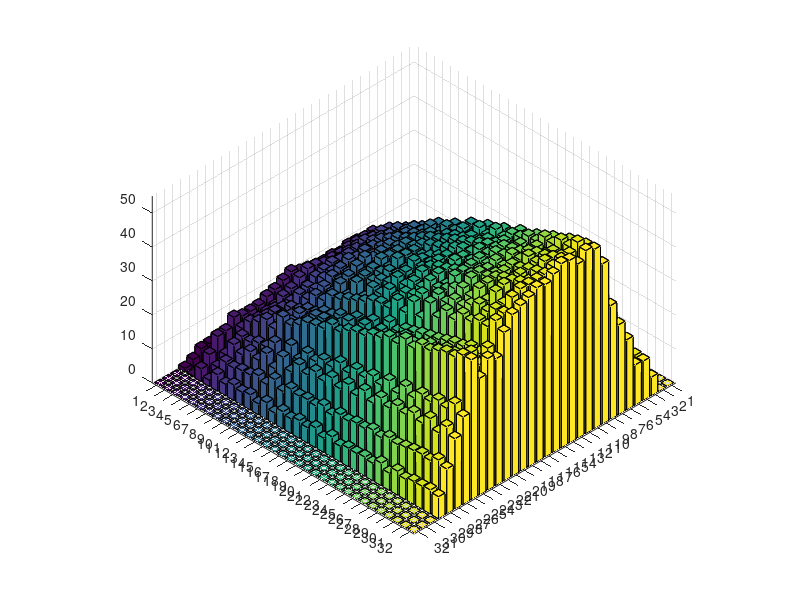

Source code (MATLAB): (Note: this script raises an error after producing the figure.)
clc
clear
close all
origin = [
0 0 0 0 0 0 0 0 0 0 0 0 0 0 0 0 0 0 0 0 0 0 0 0 0 0 0 0 0 0 0 0 
0 0 0 0 0 0 0 0 0 0 0 0 0 0 0 0 0 0 0 0 0 0 0 0 0 0 0 0 0 0 0 0 
0.557042 1.23628 1.49167 2.45812 4.49232 6.28263 6.82341 7.07875 8.70654 11.187 12.1749 11.052 10.5546 13.3412 17.8806 19.875 17.9876 16.0436 18.0845 22.72 24.8248 22.6854 20.6923 23.3753 28.7577 30.5648 26.8107 23.007 25.0793 31.2728 34.2411 30.881 
2.22817 3.90077 6.78598 14.2096 17.9253 20.1277 27.4557 34.6974 36.2616 39.3596 47.918 55.8684 57.6131 58.6822 64.9589 73.0424 72.463 68.2645 79.0399 97.4776 95.4232 86.5436 100.655 115.214 102.034 99.4 124.553 130.896 116.95 126.982 143.294 136.1 
2.70563 2.9408 11.2869 15.3518 22.106 25.9895 27.5822 38.5825 41.6406 40.687 50.0101 49.451 57.9961 57.4653 63.4136 72.0336 76.2458 81.9209 85.6485 95.8236 93.7068 87.5151 103.337 105.236 115.572 114.38 119.583 144.487 124.596 126.582 135.671 142.01 
7.32113 7.59603 39.2978 37.4227 71.2145 69.8889 101.135 100.541 128.263 125.524 150.138 157.018 186.143 163.344 230.272 197.025 241.547 244.538 275.382 251.065 311.814 281.026 349.663 288.397 405.21 300.198 421.446 355.453 414.684 401.449 438.694 430.962 
11.2204 8.24889 74.925 59.3733 125.83 123.946 173.49 172.7 217.805 222.781 253.916 276.566 307.219 314.084 345.442 365.59 397.173 417.06 428.152 471.649 473.286 510.954 512.945 579.863 556.811 598.865 663.472 572.567 790.283 596.91 789.576 703.92 
17.2683 18.013 97.2999 88.7495 185.761 178.71 245.107 281.209 313.226 358.957 387.102 435.11 473.469 507.215 551.581 587.974 609.866 673.229 685.181 728.743 758.811 786.872 866.085 869.623 895.021 1016.31 943.368 1104.57 971.727 1180.78 1176.55 1125.89 
29.1254 33.6543 154.571 145.682 297.872 278.685 451.307 421.27 607.705 539.657 751.83 712.234 824.154 900.107 954.374 1040.72 1114.62 1198.07 1257.54 1340.34 1431.96 1532.95 1544.58 1719.8 1656.65 1906.37 1751.79 2083.4 2007.93 2108.34 2202.92 2230.49 
42.2556 39.7869 224.954 221.667 412.218 430.572 578.188 619.625 722.986 822.308 901.716 996.242 1140.61 1147.09 1321.7 1325.45 1553.29 1491.94 1721.69 1711.87 1879.89 1855.92 2074.84 2031.54 2218.58 2226.98 2434.18 2341.12 2641.07 2577.41 2777.98 2797.26 
44.3247 42.954 229.655 258.487 405.544 470.65 603.35 633.585 802.84 836.434 984.295 999.53 1202.37 1144.76 1387.96 1386.8 1551.38 1512.31 1815.18 1719.93 2008.65 1906.12 2126.1 2171.98 2342.51 2324.3 2593.12 2527.51 2789.63 2731.41 3025.48 2911.27 
43.5289 42.697 202.057 267.217 403.751 450.441 583.045 662.692 771.835 830.727 955.982 1032 1093.24 1239.68 1259.44 1404.27 1482.74 1545.43 1695.98 1688.01 1861.48 1873.83 2053.2 2020.81 2235.42 2175.51 2434.53 2352.17 2574.5 2570.83 2794.66 2642.64 
46.2345 43.7621 219.789 285.249 393.368 471.401 610.929 667.889 770.32 856.689 967.614 1033.44 1125.19 1235.44 1340.68 1404.54 1506.98 1600.27 1676.46 1782.35 1865.93 1970.55 2005.09 2176.49 2232.23 2288.16 2440.39 2521.21 2580.75 2684.28 2771.24 2899.54 
41.3007 37.2281 209.445 251.482 375.714 460.472 559.08 627.366 736.899 801.554 926.216 972.989 1124.97 1160.62 1295.95 1389.01 1455.17 1536.61 1648.86 1750.84 1777.49 1980.68 1973.28 2139.8 2189.4 2354.17 2340.63 2584.13 2524 2716.1 2699.34 2943.61 
42.2556 31.763 218.12 246.006 381.679 432.105 551.822 568.695 745.922 746.41 886.233 917.576 1069.6 1059.2 1264.38 1260.28 1352.53 1458.49 1568.92 1592.52 1776.87 1792.72 1983.29 1945.84 2185.28 2139.61 2328.23 2358.45 2468.32 2535.49 2604.37 2760.63 
45.9958 31.4138 235.764 251.747 378.052 436.404 539.498 585.045 711.02 727.601 861.619 872.122 1064.67 985.035 1277.73 1159.35 1387.92 1407.76 1574.2 1527.32 1810.71 1700.74 1933.97 1930.38 2075.27 2081.62 2269.03 2197.79 2464.33 2397.39 2584.02 2588.22 
47.9852 27.7595 252.021 228.615 411.151 396.046 565.885 561.413 763.04 688.675 959.589 855.197 1108.77 1023.4 1309.4 1182.59 1462.62 1412.96 1537.91 1645.39 1708.22 1795.31 1896.77 1936.5 2116.05 2119.38 2229.8 2345.87 2410.01 2504.44 2589.96 2633.46 
53.0782 21.8766 293.143 201.763 429.435 379.5 533.557 565.582 697.336 687.694 890.508 835.257 1012.06 1026.09 1146.68 1164.98 1327.42 1270.69 1540.97 1407.82 1722.53 1560.77 1896.86 1713.65 2095.74 1882.54 2221.81 2097.34 2445.66 2247.65 2602.65 2488.36 
49.4176 20.3684 253.941 194.189 381.733 334.605 503.29 545.846 642.555 647.148 796.796 779.77 963.92 956.071 1062.69 1099.56 1307.82 1237.73 1422.45 1390.33 1664.54 1584.15 1681.58 1822.69 1955.21 1846.5 2203.64 1999.22 2369.77 2162.4 2488.99 2388.12 
42.7331 15.4547 213.451 165.491 311.931 282.722 434.986 460.267 562.595 537.488 748.611 636.277 932.404 753.501 1011.75 981.056 1163.85 1092.76 1280.7 1332.69 1471.19 1343.25 1681.9 1590.39 1779.48 1732.62 1890.07 2033.99 1962.63 2149.45 2166.73 2267.3 
34.3775 12.8344 193.225 154.933 279.456 273.368 405.309 401.832 509.546 505.575 639.615 657.187 730.888 782.365 849.019 946.039 988.937 985.427 1230.01 1082.03 1399.64 1160.41 1587.9 1361.24 1632.73 1531.84 1773.25 1712.15 1857.67 1826.87 2098.89 1915.3 
26.2606 10.4214 159.204 145.164 209.171 260.133 310.505 331.565 393.02 405.237 474.377 493.786 560.926 549.062 660.984 648.903 759.46 695.153 903.412 821.818 933.339 970.536 1030.49 1068.58 1108.23 1166.63 1225.73 1255.31 1342.16 1307.57 1529.66 1398.1 
24.0324 9.24783 154.135 136.075 191.702 263.572 277.28 325.129 402.315 375.238 486.375 509.001 523.226 564.183 688.532 574.791 772.199 685.085 840.478 809.264 850.702 988.879 941.41 1000.93 1100.74 1086.12 1199.71 1204.82 1243.4 1432.94 1269.98 1509.72 
24.669 8.21394 154.609 128.469 174.063 223.309 279.107 254.862 358.497 349.429 401.315 457.072 454.443 524.069 558.956 551.858 613.267 642.922 674.749 658.294 827.877 696.003 889.35 827.72 964.764 905.087 1052.49 980.01 1139.47 1050.39 1189.3 1185.27 
25.9423 8.17989 180.093 133.492 218.444 262.979 336.533 286.871 473.419 431.271 496.757 593.132 619.213 645.233 778.15 738.357 837.374 899.657 919.29 1013.01 1050.29 1157.89 1124.45 1310.93 1220.52 1390.6 1368.99 1467.42 1544.14 1547.74 1695.74 1700.95 
18.5416 4.68188 117.609 64.3849 142.602 135.657 164.426 167.536 244.442 151.554 310.901 213.739 328.256 291.583 355.769 332.906 435.966 373.221 471.159 428.545 508.832 451.566 572.788 468.498 624.991 533.867 652.129 615.74 705.707 655.158 796.38 666.641 
17.6662 2.90182 112.093 43.0268 120.124 87.6349 136.309 110.791 192.069 116.967 242.916 160.241 258.914 212.795 284.674 240.601 319.439 258.072 350.428 282.411 385.141 302.795 411.771 350.529 431.314 386.616 460.374 396.498 509.743 392.834 525.191 432.773 
5.72958 0.917412 44.2203 18.5061 51.644 46.5456 55.205 57.6945 77.8071 57.6587 108.538 68.6427 107.946 94.6405 102.633 93.0391 121.105 93.9423 125.966 114.572 131.713 127.678 149.423 130.002 163.181 148.069 160.767 172.34 180.672 168.961 211.491 177.213 
1.35282 0.121583 14.5871 3.44075 23.6324 11.7005 21.2801 15.1243 20.6811 10.6979 25.047 11.169 26.3773 19.0085 28.1473 21.1272 35.102 17.9144 36.9512 21.9542 30.6612 28.7931 32.194 26.9513 44.6727 25.9711 50.1444 37.0472 46.3615 46.4834 50.6754 42.7088 
0 0 0 0 0 0 0 0 0 0 0 0 0 0 0 0 0 0 0 0 0 0 0 0 0 0 0 0 0 0 0 0 
0 0 0 0 0 0 0 0 0 0 0 0 0 0 0 0 0 0 0 0 0 0 0 0 0 0 0 0 0 0 0 0 
0 0 0 0 0 0 0 0 0 0 0 0 0 0 0 0 0 0 0 0 0 0 0 0 0 0 0 0 0 0 0 0 

];
origin = sqrt(origin);

phi_changed = [0 0 0 0 0 0 0 0 0 0 0 0 0 0 0 0 0 0 0 0 0 0 0 0 0 0 0 0 0 0 0 0 
0 0 0 0 0 0 0 0 0 0 0 0 0 0 0 0 0 0 0 0 0 0 0 0 0 0 0 0 0 0 0 0 
0.557042 1.23628 1.42786 2.41368 4.49827 6.30073 6.82681 6.89796 7.86364 9.43222 10.4587 11.1055 12.4909 14.3094 14.7926 13.6763 13.351 15.6473 18.9039 20.1684 19.4288 19.2835 20.6614 21.7335 21.8594 23.4855 27.7422 30.7109 28.1277 22.9757 23.4462 31.7042 
2.22817 3.90077 7.28866 11.8007 17.3776 18.9939 23.2611 29.0984 32.9219 34.6913 40.1675 46.4107 50.4624 52.7501 55.52 57.5046 61.1048 66.6101 71.3787 74.2462 78.6352 82.0692 81.8619 83.8912 94.1461 103.339 103.159 101.951 109.152 116.807 118.204 120.857 
2.70563 2.9408 8.77603 14.0441 17.5487 16.8374 27.6309 27.5745 32.4855 37.7686 44.194 43.3649 51.6012 52.5436 59.383 65.4004 69.7301 71.7336 81.7258 79.4576 86.1853 99.0527 99.2142 90.917 103.022 109.896 115.546 129.133 127.411 112.629 133.95 150.7 
7.32113 7.59603 25.4694 29.2375 43.0476 45.2097 69.8363 57.0098 82.4163 89.385 99.9234 94.8763 133.198 120.384 133.672 140.606 164.008 152.343 186.39 184.275 196.41 193.561 226.21 216.542 243.786 245.263 264.362 254.343 280.741 272.112 296.925 295.151 
11.2204 8.24889 39.2735 36.6845 64.3709 49.6312 88.4772 82.6918 118.697 90.037 134.457 136.087 162.79 134.974 192.592 176.846 208.627 200.219 243.499 221.566 263.918 247.783 295.187 279.19 304.636 287.576 338.134 303.902 355.521 367.134 399.259 367.032 
17.2683 18.013 66.5687 73.9166 108.559 115.656 168.539 168.611 207.66 193.074 275.384 257.348 292.658 313.724 347.526 328.509 407.038 385.908 454.605 447.13 475.763 497.386 547.099 532.754 615.368 590.469 653.239 646.873 664.351 689.417 746.408 710.246 
29.1254 33.6543 119.577 142.118 200.397 216.056 303.598 329.426 366.455 373.593 517.527 476.335 568.672 577.757 643.77 683.162 746.138 756.266 863.306 821.425 934.399 941.814 1028.65 1058.08 1103.06 1124.22 1216.83 1221.23 1340.33 1290.12 1403.8 1453.26 
42.2556 39.7869 180.616 185.686 306.839 301.633 427.585 434.131 497.291 495.71 694.466 648.345 802.627 766.108 918.433 924.22 1012.71 1020.45 1183.32 1149.63 1281.01 1272.55 1411.35 1370.31 1557.57 1539.54 1640.82 1658.49 1805.1 1773.56 1893.68 1895.04 
44.3247 42.954 184.213 221.365 343.019 357.473 473.641 494.477 601.937 638.075 761.477 708.035 915.232 901.103 1008.07 1039.45 1146.17 1163.06 1311.53 1317.59 1452.33 1425.6 1606.22 1604.27 1668.76 1754.83 1879.85 1792.24 2022.02 2048 2108.32 2157.51 
43.5289 42.697 186.544 244.739 348.733 373.858 495.056 508.409 670.322 660.71 731.833 801.276 941.616 897.283 1075.86 1107.19 1223.43 1225.95 1386.48 1391.99 1498.9 1529.55 1654.01 1673.18 1817.15 1844.67 1958.04 1941.51 2112.57 2073.73 2227.58 2342.44 
46.2345 43.7621 199.603 290.788 364.046 469.478 562.657 635.119 779.078 796.012 931.458 953.883 1112.61 1162.59 1253.41 1389.65 1437.72 1439.18 1686.37 1627.06 1747.16 1882.15 1940.94 2007.89 2154.4 2163.45 2276.78 2327.06 2480.9 2466.45 2661.13 2714.95 
41.3007 37.2281 180.136 238.096 326.209 412.027 469.973 530.431 663.36 627.34 769.137 805.399 930.856 920.59 1030.55 1149.76 1176.68 1203.29 1376.82 1373.23 1509.78 1534.04 1610.44 1697.41 1806.37 1802.44 1939.52 1950.44 2058.79 2133.73 2238.94 2246.15 
42.2556 31.763 206.299 226.158 361.005 396.8 459.391 528.628 618.361 609.148 762.01 777.849 939.98 851.652 1021.75 1123.64 1206.03 1119.7 1350.41 1359.26 1451.45 1508.48 1544.59 1663.56 1791.29 1639.96 1932.9 1886.66 2051.47 2000.36 2156.48 2220.36 
45.9958 31.4138 244.942 238.881 401.032 463.542 529.988 600.5 671.348 748.861 838.197 969.83 1022.38 1028.4 1196.42 1303.7 1348.23 1313.84 1669.32 1469.27 1725.87 1724.74 1800.04 1949.66 1961.48 2057.45 2189.87 2229.73 2303.5 2396.44 2547.23 2558.87 
47.9852 27.7595 275.094 234.861 449.509 425.255 561.991 611.111 693.607 775.073 944.497 953.123 1016.78 1134.66 1275.85 1386.73 1300.69 1538.15 1548.56 1623.28 1822.39 1753.53 1938.41 1937.69 2115.39 2159.04 2349.8 2198.18 2479.15 2533.42 2601.73 2637.92 
53.0782 21.8766 348.654 224.513 561.358 424.903 728.063 585.965 985.135 759.375 1228.94 947.614 1420.49 1178.68 1712.88 1273.64 1901.38 1609.69 2065.47 1807.12 2334.48 2015.48 2556.37 2293.07 2703.08 2600.73 2901.84 2794.63 3172.56 3019.32 3329.22 3284.89 
49.4176 20.3684 359.058 231.594 595.252 447.219 728.834 721.688 984.401 893.343 1220.36 1154.67 1442.26 1366.73 1678 1550.43 1896.18 1822.53 2043.3 2060.31 2306.78 2226.31 2579.78 2363.45 2796.09 2569.82 2955.69 2816.09 3174.07 2924.2 3495.08 3171.11 
42.7331 15.4547 349.416 216.919 566.181 457.557 728.346 691.996 906.245 913.189 1116.27 1101.03 1393.89 1258.98 1640.9 1445.07 1826.58 1792.79 1840.15 2107.43 2072.05 2265.91 2352.46 2406.81 2633.42 2576.29 2836.31 2915.51 2922.04 3196.86 3250.55 3326.37 
34.3775 12.8344 289.326 190.09 467.912 450.548 564.681 699.737 695.174 863.177 885.611 1003.15 1083.62 1164.92 1224.05 1316.62 1487.52 1391.5 1676.51 1615.29 1806.69 1868.33 1892.55 2090.89 2090.21 2157.75 2377.36 2230.53 2487.73 2496.4 2571.21 2587.76 
26.2606 10.4214 216.715 147.432 362.598 319.733 482.949 463.736 590.368 588.667 678.292 727.473 804.621 790.484 929.432 947.743 1031.38 1006.35 1207.97 1076.29 1354.28 1146.77 1446.94 1335.35 1473.11 1496.38 1568.13 1670.05 1646.16 1752.83 1827.83 1821.11 
24.0324 9.24783 202.275 141.271 346.662 297.622 512.412 448.908 632.097 606.378 775.243 774.871 863.511 940.42 1022.93 1104.19 1029.77 1396.83 1067.25 1516.81 1257.65 1533.35 1505.31 1508.53 1726.8 1620.9 1840.16 1775.75 1958.6 1946.44 2066.51 2095.49 
24.669 8.21394 229.944 136.437 423.556 339.264 623.365 519.05 850.742 661.619 1079.89 819.892 1243.56 1003.61 1460.59 1079.16 1695.63 1245.55 1823.03 1458 1928.47 1680.88 2022.1 1849 2187.37 1942.23 2325.33 2108.04 2437.37 2240.02 2618.25 2405.71 
25.9423 8.17989 237.286 144.012 429.556 327.673 655.49 553.44 744.869 911.564 809.572 1125.99 1057.05 1271.79 1241.92 1458.95 1528.38 1513.63 1855.67 1711.9 2017.86 2022.98 2201.08 2332.78 2329.77 2715.87 2461.75 2954.34 2742.08 3089.56 2977.42 3291.58 
18.5416 4.68188 191.979 107.847 348.794 256.739 597.379 299.293 830.44 488.491 868.107 736.561 986.711 840.544 1103.43 1049.56 1038.2 1290.66 1066.31 1369.32 1186.29 1474.75 1261.42 1591.02 1417.35 1646.29 1591.33 1759.17 1733.83 1861.51 1925.5 1956.07 
17.6662 2.90182 206.979 84.3267 402.269 306.177 571.469 520.444 816.745 676.822 1072.84 869.028 1284.16 1098.46 1489.9 1327.48 1699.21 1548.27 1900.6 1768.07 2076.69 1986.67 2259.65 2147.92 2496.11 2286.97 2683.51 2542.87 2761.9 2846.87 2903.62 3018.05 
5.72958 0.917412 65.2684 27.9713 114.728 112.844 124.961 219.326 136.46 301.207 172.988 338.365 245.183 333.626 335.069 341.988 393.725 405.494 423.738 496.665 457.076 594.573 491.437 690.872 539.928 755.618 613.534 806.629 671.976 881.1 716.292 943.654 
1.35282 0.121583 15.2681 3.36493 27.8481 11.2926 31.2851 15.265 31.2777 13.2019 27.3253 12.7641 20.955 13.1633 22.3586 11.7038 30.8925 15.2378 37.2742 24.2208 42.5585 30.5358 48.6859 35.426 50.5673 41.4821 51.6666 41.8563 57.8576 38.6099 60.666 42.4174 
0 0 0 0 0 0 0 0 0 0 0 0 0 0 0 0 0 0 0 0 0 0 0 0 0 0 0 0 0 0 0 0 
0 0 0 0 0 0 0 0 0 0 0 0 0 0 0 0 0 0 0 0 0 0 0 0 0 0 0 0 0 0 0 0 
0 0 0 0 0 0 0 0 0 0 0 0 0 0 0 0 0 0 0 0 0 0 0 0 0 0 0 0 0 0 0 0 
];
phi_changed = sqrt(phi_changed);

theta_changed = [0 0 0 0 0 0 0 0 0 0 0 0 0 0 0 0 0 0 0 0 0 0 0 0 0 0 0 0 0 0 0 0 
0 0 0 0 0 0 0 0 0 0 0 0 0 0 0 0 0 0 0 0 0 0 0 0 0 0 0 0 0 0 0 0 
0.557042 1.26512 1.75149 2.41966 3.23081 4.58396 7.09175 9.53625 10.1955 10.3608 11.31 12.3795 12.8434 13.9493 15.68 16.7 16.8074 17.6469 19.4892 20.6124 20.2344 20.1487 21.4515 22.7903 23.8051 26.1581 29.1306 29.6274 27.9341 27.3391 28.2794 28.9361 
2.22817 5.68893 8.22982 11.7032 16.2418 20.1534 23.415 26.7883 30.2174 33.7571 38.5207 43.415 45.5189 46.2921 51.5604 61.6864 69.1335 70.1496 70.7644 75.7375 80.7226 81.8419 83.5445 89.6496 96.2696 100.958 108.204 118.128 121.919 117.642 117.559 129.139 
2.70563 7.45488 10.9427 14.2612 18.2497 22.2867 25.5323 28.7176 33.7763 41.1238 48.7303 54.3682 58.5414 63.8385 71.3973 79.0915 84.014 86.0384 87.7658 91.1233 95.4799 99.8328 105.544 115.008 127.533 138.471 143.968 145.8 149.582 157.798 166.351 169.587 
7.32113 18.9913 26.8187 34.5801 45.6628 61.423 80.2956 96.7382 109.311 123.154 139.637 152.633 162.196 175.57 192.424 206.49 217.833 227.782 234.662 246.557 275.868 313.285 335.085 337.108 333.577 332.84 340.648 365.476 398.945 420.633 432.246 450.19 
11.2204 24.7075 43.5039 55.4045 84.1266 103.47 128.943 144.017 171.218 181.153 215.121 215.367 257.533 265.044 300.407 314.252 339.61 351.228 377.656 382.125 413.956 425.16 448.718 468.572 486.969 503.445 557.839 627.051 687.56 671.826 639.336 630.545 
17.2683 29.6193 86.3815 83.4658 161.722 158.73 234.477 242.331 325.172 298.314 402.165 387.826 472.189 483.82 561.274 568.742 639.323 656.419 733.763 746.082 825.118 822.012 907.243 902.381 1013.04 1011.69 1090.83 1069.09 1108.35 1160.64 1111.35 1195.87 
29.1254 43.4605 155.547 151.551 266.801 282.2 389.204 394.875 529.501 534.634 674.577 633.084 799.4 797.093 962.403 902.946 1134.56 1048.5 1264.76 1171.81 1421.22 1321.33 1505.68 1484.48 1673.66 1592.69 1790.82 1665.07 2002.28 1808.71 2057.7 1942.33 
42.2556 61.5795 213.17 215.128 380.739 362.471 569.549 521.587 753.112 700.775 883.492 909.332 1047.41 1071.7 1211.57 1254.24 1361.09 1479.69 1486.67 1658.06 1677.07 1800.72 1882.41 1960.31 2049.57 2125.35 2244.45 2327.04 2387.26 2446.97 2646.51 2605.49 
44.3247 67.1995 216.109 249.83 354.181 420.187 533.619 588.6 701.055 784.741 853.686 969.846 1084.02 1123.48 1319.59 1340.3 1490.25 1551.53 1693.4 1723.91 1860.97 1931.17 2009.28 2112.39 2221.59 2268.58 2419.38 2487.65 2602.55 2657.79 2785.48 2857.41 
43.5289 60.3661 222.035 236.005 362.005 391.955 537.181 585.43 703.351 733.008 930.02 861.273 1123.86 1118.9 1254.04 1330.1 1489.1 1484.46 1673.66 1697.73 1865.15 1850.15 2088.86 2041.05 2230.99 2253.88 2381.41 2460.2 2552.73 2674.52 2747.67 2823.1 
46.2345 64.4028 201.846 243.878 325.888 368.38 489.789 548.187 667.748 679.638 851.519 853.551 980.103 1051.73 1157.52 1203.77 1338.02 1377.05 1498.67 1535.28 1675.07 1734.87 1806.82 1900.89 1986.42 2043.78 2167.73 2170.72 2353.08 2376.35 2518.41 2580.84 
41.3007 62.3094 173.401 221.928 293.994 315.551 443.099 474.99 586.55 607.378 710.163 753.498 831.265 905.227 1008.3 1039.04 1174.61 1204.93 1325.13 1381.85 1487.79 1508.9 1615.76 1621.71 1801.93 1812.63 1911.32 1986.06 2070.92 2126.23 2249.39 2217.16 
42.2556 73.0795 174.317 238.051 304.567 349.103 465.64 485.298 600.086 668.515 721.603 801.909 895.674 926.97 1056.18 1110.43 1219.89 1283.49 1410.07 1468.37 1567.52 1637.2 1751.88 1773.57 1846.47 1934.37 1999.02 2047.42 2170.54 2201 2367.98 2409.51 
45.9958 88.294 178.67 265.074 326.418 387.694 495.133 545.049 631.561 718.926 807.409 881.77 950.607 999.007 1147.43 1197.15 1261.06 1392.36 1458.72 1530.95 1694.37 1760.15 1830.39 1937.05 2029.87 2098.81 2218.38 2276.11 2371.47 2467.47 2546.66 2627.36 
47.9852 98.3119 179.723 262.635 341.114 416.988 505.966 570.102 656.633 732.834 842.043 933.453 1034.51 1090.23 1158.04 1256.62 1316.04 1384.38 1541.32 1580.18 1608.67 1725.1 1859.84 1929.76 2030.45 2135.61 2260.76 2329.32 2421.74 2517.44 2599.51 2670.55 
53.0782 111.042 191.858 290.279 385.578 478.407 587.438 668.697 765.015 853.279 961.563 1055.27 1179.18 1296.58 1370.23 1455.79 1569.12 1632.45 1722.44 1828.47 1936.57 2048.88 2155.21 2228.71 2320.84 2430.29 2552.39 2642.67 2733.12 2837.97 2943.87 3029.88 
49.4176 107.39 189.027 276.16 360.175 429.606 533.111 611.471 688.063 764.484 877.83 949.108 1052.81 1156.39 1224.1 1313.09 1430.8 1483.64 1566.56 1660.04 1723.33 1784.03 1898.56 2025.66 2110.29 2167.87 2326.31 2458.08 2473.15 2549.34 2711.6 2778.6 
42.7331 93.8628 168.179 237.741 306.389 361.792 446.83 514.844 588.146 653.127 755.915 818.968 885.553 983.723 1060.75 1103.3 1205.11 1285.86 1334.46 1401.71 1491.45 1547.95 1585.24 1644.47 1753.25 1811.58 1846.33 1952.87 2069.22 2129.18 2208.77 2306.13 
34.3775 75.5919 130.296 181.385 236.278 262.678 325.077 388.312 457.898 500.311 572.633 643.321 712.783 771.749 849.483 902.489 977.67 1050.26 1099.07 1132.61 1205.92 1262.22 1295.94 1337.59 1422.09 1480.65 1500.91 1527.1 1596.13 1637.39 1669.3 1745.89 
26.2606 56.5486 97.5459 142.793 184.38 202.733 251.401 295.501 339.683 377.365 437.969 494.507 545.971 586.792 654.457 715.565 763.037 802.271 852.556 895.441 942.1 980.676 1019.25 1057.35 1099.58 1121.47 1145.2 1191.71 1255.78 1295.11 1324.94 1386.04 
24.0324 49.9112 86.8309 129.463 166.981 182.885 231.984 272.925 308.031 330.271 379.859 438.344 487.321 514.82 569.131 630.236 668.711 707.979 772.82 799.996 798.325 828.602 882.532 914.406 957.065 1019.91 1061.66 1083.43 1131.96 1198.11 1231.26 1237.6 
24.669 49.7242 85.278 138.339 195.417 215.852 256.958 313.085 356.159 368.181 402.656 467.017 529.353 562.71 595.433 636.352 667.635 691.995 738.292 789.877 832.61 881.869 935.102 971.496 1010.71 1075.11 1130.86 1149.49 1172.46 1226.88 1267.27 1275.18 
25.9423 51.9281 84.9109 135.66 200.786 226.435 264.208 306.946 358.74 397.942 440.942 472.971 502.907 543.511 600.987 642.395 676.956 733.442 806.053 847.791 854.345 876.725 939.941 999.041 1023.82 1047.39 1089.69 1124.83 1147.73 1188.39 1238.42 1267.51 
18.5416 33.1075 60.4308 93.0838 137.883 155.867 197.902 233.799 258.055 276.916 323.233 369.877 400.58 432.09 481.593 518.321 536.765 571.454 613.471 623.832 621.054 653.458 701.465 723.005 731.659 762.863 796.949 816.681 850.226 907.138 945.514 961.865 
17.6662 30.7681 52.484 90.718 152.745 183.381 201.478 225.232 259.13 291.719 328.918 366.734 394.917 420.007 453.318 487.802 510.292 529.595 555.35 580.64 600.442 630.047 676.758 727.444 770.042 805.785 833.821 857.439 891.943 941.078 984.167 1012.37 
5.72958 11.0026 15.7999 28.0465 46.7504 54.907 57.277 69.2059 88.8564 101.904 107 114.765 126.432 137.758 150.966 169.048 184.357 192.042 199.001 210.063 218.538 224.927 243.502 276.951 304.576 312.936 316.588 331.088 346.771 349.34 347.035 356.429 
1.35282 3.20896 2.90209 3.74212 7.17258 11.9911 14.964 16.2436 18.8287 24.5253 31.3124 35.8009 37.4266 38.5239 40.9441 44.2428 47.6259 51.9351 58.2531 65.3782 70.5681 73.1311 75.7674 81.2675 88.6822 94.1258 95.3315 94.2365 94.659 98.3673 104.166 110.087 
0 0 0 0 0 0 0 0 0 0 0 0 0 0 0 0 0 0 0 0 0 0 0 0 0 0 0 0 0 0 0 0 
0 0 0 0 0 0 0 0 0 0 0 0 0 0 0 0 0 0 0 0 0 0 0 0 0 0 0 0 0 0 0 0 
0 0 0 0 0 0 0 0 0 0 0 0 0 0 0 0 0 0 0 0 0 0 0 0 0 0 0 0 0 0 0 0 
];
theta_changed = sqrt(theta_changed);

another = [0 0 0 0 0 0 0 0 0 0 0 0 0 0 0 0 0 0 0 0 0 0 0 0 0 0 0 0 0 0 0 0 
0 0 0 0 0 0 0 0 0 0 0 0 0 0 0 0 0 0 0 0 0 0 0 0 0 0 0 0 0 0 0 0 
0 0 0 0 0 0 0 0 0 0 0 0 0 0 0 0 0 0 0 0 0 0 0 0 0 0 0 0 0 0 0 0 
0 0 0 0 0 0 0 0 0 0 0 0 0 0 0 0 0 0 0 0 0 0 0 0 0 0 0 0 0 0 0 0 
0 0 0 0 0 0 0 0 0 0 0 0 0 0 0 0 0 0 0 0 0 0 0 0 0 0 0 0 0 0 0 0 
0.238732 0.132011 1.92534 2.40796 3.55918 2.46699 10.357 1.23557 12.859 7.53229 15.1484 6.9932 25.62 9.43886 24.1982 22.2196 26.7626 21.9836 36.5416 32.3626 27.5151 51.1289 30.5109 51.9562 35.9148 72.2221 19.8563 92.7541 26.1417 93.3386 26.5751 120.772 
4.45634 5.2686 31.773 29.7661 52.0703 55.7323 92.242 76.9886 128.448 92.8829 161.568 122.576 162.569 183.354 171.796 224.93 194.194 237.36 241.558 239.842 231.481 333.459 209.02 352.059 296.388 342.874 332.242 360.639 369.316 374.806 372.187 411.872 
6.92324 11.3801 28.4216 38.5371 51.8347 62.7217 89.446 105.079 124.546 116.421 130.429 154.521 164.882 165.028 195.982 197.263 201.385 221.468 247.491 255.595 267.896 274.165 294.102 291.061 300.609 322.543 357.881 378.284 381.252 364.201 387.502 397.834 
9.31056 14.9348 34.0017 46.5867 76.4003 90.0867 113.855 119.726 138.916 150.127 183.164 191.42 208.138 217.778 251.876 262.28 276.414 291.353 314.904 309.952 337.545 363.421 382.591 378.068 401.725 415.689 431.377 435.255 477.752 501.585 498.675 487.78 
11.6979 18.2978 38.8844 60.8261 93.2647 113.323 115.716 131.644 183.276 178.298 202.313 220.076 243.066 286.004 300.176 290.173 355.998 351.648 364.279 396.607 401.844 451.66 493.09 440.386 505.614 552.165 557.346 591.858 574.592 577.901 660.445 614.191 
16.8704 21.2853 65.4969 99.7601 150.947 181.939 194.175 243.134 277.651 344.556 331.196 391.27 447.124 451.822 486.489 528.197 553.587 614.665 668.083 621.239 744.665 715.43 810.195 792.187 805.887 959.092 872.695 940.58 942.931 1070.36 1108.18 964.315 
22.1225 20.857 89.3236 127.57 197.806 166.111 254.799 277.037 315.562 338.987 411.532 415.764 467.551 494.991 559.827 544.445 649.236 648.035 694.534 705.961 789.145 761.758 826.399 914.902 932.32 844.662 968.243 1051.96 1078.77 1000.26 1118.45 1159.99 
24.0324 19.0868 94.532 131.528 192.794 156.449 301.618 269.263 330.328 336.571 458.119 411.399 498.119 532.398 529.546 601.732 620.212 716.518 655.834 794.852 742.175 875.984 819.498 936.911 950.161 1043.21 975.73 1059.81 1206.95 1109.79 1192.02 1243.59 
28.7275 17.2801 109.642 123.969 173.787 157.631 269.175 226.916 316.451 309.406 387.074 359.772 457.725 433.223 543.592 492.605 601.673 556.066 666.204 647.575 727.196 708.972 818.372 761.382 870.365 816.295 906.055 939.694 1022.22 915.93 1078.11 1037.7 
35.7303 20.9206 139.373 131.576 224.309 182.326 366.244 231.271 443.432 367.558 521.736 407.438 671.654 499.814 786.936 604.779 850.396 672.52 1004.92 783.651 1085.09 864.427 1192.23 961.962 1267.8 1059.52 1386.89 1128.16 1515.66 1246 1535.71 1371.81 
27.9317 20.3838 105.179 126.609 163.06 206.505 272.077 240.492 341.644 358.449 393.523 421.861 507.283 480.04 611.456 620.917 631.563 664.146 747.123 731.92 852.918 830.616 889.973 931.601 990.393 990.312 1067.79 1048.11 1130.78 1140.03 1234.54 1249.71 
23.2366 20.6763 83.4592 100.326 134.634 182.354 236.533 207.582 306.937 302.712 339.522 377.967 412.642 416.653 504.572 509.313 578.966 553.833 591.198 602.122 659.011 701.257 764.958 737.405 821.066 795.694 866.144 913.853 923.141 944.53 1031.69 981.693 
21.7246 22.3581 81.3665 103.575 133.303 214.184 229.711 231.448 318.028 269.415 353.037 415.029 409.103 487.196 512.91 474.549 595.448 584.562 644.145 705.715 702.438 749.109 812.235 796.515 882.608 895.696 953.236 988.039 1038.51 1055.31 1076.53 1141.71 
22.2021 21.7258 110.14 121.783 192.441 272.143 306.501 309.363 456.36 388.829 572.4 556.583 652.715 625.289 825.666 639.198 995.269 772.2 1058.69 941.406 1121.05 1014.91 1297.5 1068.29 1461.32 1162.85 1544.35 1280.11 1648.44 1411.59 1728.86 1546.54 
15.6768 16.7609 74.2079 98.4659 114.904 217.228 176.473 221.407 290.362 261.138 357.16 382.935 349.197 465.766 421.965 473.577 541.162 511.52 578.775 609.39 617.489 675.578 680.192 728.589 746.868 788.23 822.056 825.381 894.483 894.397 937.619 985.779 
13.2099 13.2337 68.1814 88.1533 93.405 195.161 143.263 194.332 252.337 215.021 305.206 321.131 302.871 395.153 363.659 406.924 446.012 461.058 483.181 524.35 553.233 552.115 622.376 627.894 609.851 730.51 657.379 728.401 812.123 696.675 864.439 842.24 
9.07183 5.09314 69.1562 66.6737 97.1616 169.107 155.177 186.821 295.37 200.687 404.313 266.316 471.517 330.891 558.811 377.797 639.531 444.297 695.112 525.487 801.429 534.403 954.514 569.375 1004.45 707.467 1010.58 780.993 1135.83 763.592 1274.69 806.637 
5.65 2.05164 52.6919 45.1201 67.0922 142.361 75.5086 206.977 133.507 249.535 188.711 297.177 252.226 304.07 349.928 307.528 398.379 380.809 381.889 480.096 402.206 513.509 492.362 516.269 564.848 574.304 592.269 630.38 659.928 638.929 732.887 709.354 
4.85423 1.83773 42.7772 47.7171 37.393 134.84 55.1116 147.284 150.164 143.741 193.096 209.342 202.725 234.188 272.238 231.646 289.622 325.743 233.515 404.621 288.991 337.572 446.424 285.255 482.848 411.352 385.306 564.46 388.204 548.465 538.056 483.261 
5.17254 1.79612 48.7552 50.1957 45.5886 159.613 45.573 196.663 153.937 166.927 254.479 223.716 260.752 321.55 297.399 343.787 378.158 381.707 381.76 487.418 376.325 511.457 495.079 433.204 623.283 450.284 592.15 615.175 500.04 730.256 551.138 682.587 
3.97887 1.18737 40.8566 36.2842 44.6994 134.856 22.7241 205.007 81.9745 173.188 213.6 135.99 282.864 205.207 254.201 326.922 239.214 382.467 309.75 369.765 405.059 376.756 453.113 429.623 478.118 476.407 523.504 509.589 555.854 578.675 546.933 661.737 
2.54648 0.354606 32.452 11.5811 70.0903 48.6154 105.195 92.5406 160.757 117.329 239.11 141.088 304.966 192.131 354.385 238.548 443.484 223.468 597.229 172.382 739.408 185.731 783.996 297.747 765.437 416.704 796.847 453.353 908.743 443.995 1018.01 476.302 
0 0 0 0 0 0 0 0 0 0 0 0 0 0 0 0 0 0 0 0 0 0 0 0 0 0 0 0 0 0 0 0 
0 0 0 0 0 0 0 0 0 0 0 0 0 0 0 0 0 0 0 0 0 0 0 0 0 0 0 0 0 0 0 0 
1.27324 0.0241932 18.2337 0.965286 49.8728 5.81544 88.5014 18.4683 125.854 41.8218 155.501 76.5244 174.194 120.937 181.741 172.138 179.862 227.187 170.989 283.787 157.786 339.93 143.556 392.907 132.927 438.552 131.908 471.59 146.737 487.276 181.696 483.688 
1.19366 0.19593 14.6825 6.98388 26.4925 34.0916 21.7662 78.6315 11.6002 113.643 23.6087 114.698 67.8026 90.3437 119.879 76.8703 145.734 99.3062 140.332 143.593 133.445 174.692 152.913 180.409 189.292 186.759 207.758 222.655 196.461 275.342 191.3 295.859 
0.875352 0.0459279 11.5568 1.70091 26.7265 9.06713 36.3058 23.8677 36.4831 41.401 32.9029 52.6654 35.4013 51.599 48.6956 41.1877 67.2568 32.4461 79.2243 36.1485 76.4288 53.7401 62.0584 75.2459 49.1084 86.6143 50.3646 81.0492 67.9322 65.1394 91.0604 54.4075 
];
another = sqrt(another);

addnoise = [0 0 0 0 0 0 0 0 0 0 0 0 0 0 0 0 0 0 0 0 0 0 0 0 0 0 0 0 0 0 0 0 
0 0 0 0 0 0 0 0 0 0 0 0 0 0 0 0 0 0 0 0 0 0 0 0 0 0 0 0 0 0 0 0 
0.238732 0.475751 0.331399 0.734969 2.04146 3.27825 3.20558 2.10236 1.79349 3.41744 5.72005 6.33101 4.72465 3.17017 4.14907 7.23793 9.38334 8.53409 6.28027 6.10827 9.15713 12.6289 13.0037 10.3513 8.44942 10.3227 14.4603 16.4203 14.1418 10.6371 10.6237 14.8949 
2.30775 4.58587 6.69842 12.3207 17.0181 20.7372 26.4735 29.8614 33.2577 41.9744 47.3715 44.8299 50.0348 64.4254 67.0013 59.7098 62.6227 72.6826 79.9818 89.6949 93.7873 86.0225 89.411 107.892 109.01 98.2076 110.48 130.609 127.456 122.479 132.877 136.911 
3.50141 3.78511 16.2878 22.189 30.0661 35.7438 38.0166 55.4207 54.981 59.9985 73.8679 70.7919 85.5737 86.6888 89.1469 104.495 106.911 110.167 127.171 130.298 141.892 130.791 150.033 158.625 155.29 153.163 160.943 204.612 188.627 174.762 206.406 203.894 
7.16197 6.76015 40.8502 35.4958 70.3465 67.3019 92.3484 93.8097 118.134 117.117 144.197 137.939 180.231 143.419 197.764 186.653 215.713 202.435 216.062 248.14 264.873 246.084 287.227 268.62 320.727 288.995 346.241 323.859 355.981 349.843 347.49 395.69 
14.4035 11.5718 95.4192 75.8669 161.854 166.456 214.733 225.326 287.801 286.601 351.899 355.013 395.585 424.494 463.675 503.243 503.817 586.643 547.761 652.598 594.17 719.195 668.798 761.736 801.082 754.775 876.164 758.42 951.836 881.792 1000.94 931.317 
25.7035 24.982 161.7 136.216 299.365 276.744 420.408 425.115 546.266 546.939 662.668 713.297 790.112 846.41 950.952 953.108 1097.64 1085.75 1208.93 1234.05 1351.79 1375.95 1471.65 1502.7 1574.57 1653.75 1732.14 1734.03 2033.86 1664.91 2279.31 1762.36 
42.4148 45.4181 219.646 231.31 426.002 430.59 631.079 644.216 802.653 872.52 992.197 1064.18 1182.74 1236.4 1445.91 1384.34 1634.95 1607.84 1778.84 1819.22 2037.83 1963.69 2220.42 2167.33 2397.73 2413.71 2610.75 2557.63 2725.9 2864.04 2880.91 3039.6 
50.85 46.5326 272.245 283.656 486.305 527.302 699.694 739.971 902.23 986.931 1120.2 1198.59 1372.98 1400.86 1553.82 1701.74 1753.2 1951.9 2012.02 2126.77 2280.86 2386.32 2463.26 2653.21 2666.61 2884.84 2858.59 3155.35 3074.16 3337.56 3462.07 3524.38 
55.6247 52.5832 285.055 325.955 514.289 584.116 759.337 815.01 1001.64 1063.45 1264.44 1291.76 1533.57 1549.61 1731.77 1812.88 2025.05 2044.5 2293.89 2320.37 2537.27 2490.38 2861.34 2772.87 3097.7 2973 3377.29 3255.87 3612.25 3531.54 3829.4 3844.53 
55.6247 49.9692 283.779 317.805 532.53 572.985 784.709 812.112 1033.93 1065.36 1265.62 1339.69 1491.14 1602.88 1750.15 1847.5 2000.18 2080.12 2252.94 2327.5 2452.18 2629.66 2730.55 2835.53 2988.94 3127.03 3173.95 3397.94 3472.47 3623.22 3762.44 3874.1 
59.7627 52.3701 307.441 340.479 551.152 609.322 798.687 872.719 1034.49 1108.74 1267.74 1334.65 1507.49 1579.39 1759.92 1804.4 2030.66 2004.86 2281.92 2306.57 2487.36 2566.54 2729.25 2784.24 3013.15 3030.46 3234.77 3272.92 3486.04 3518.42 3684.75 3739.94 
57.1366 47.3531 296.103 328.411 506.015 581.299 737.567 799.01 941.831 1025.08 1160.48 1221.28 1389.99 1439.38 1617.26 1682.2 1817.3 1907.84 2073.61 2141.16 2304.2 2384.1 2581.58 2550.97 2821.01 2793.84 3010.91 3046.74 3202.08 3228.18 3426.73 3447.42 
59.9218 38.8231 330.318 332.902 532.007 578.2 793.41 760.669 1040.41 1013.11 1213.92 1237.89 1463.92 1432.61 1710.06 1691.6 1906.66 1965.97 2136.49 2200.18 2385.45 2434.36 2643.63 2667.58 2848.97 2912.86 3072.85 3120.75 3333.66 3325.89 3563.09 3562.65 
57.7732 35.5358 314.5 288.436 508.962 535.366 703.478 718.835 965.128 908.647 1130.42 1153.72 1302.51 1344.84 1563.21 1518.71 1739.02 1776.34 1965.47 1951.05 2261.38 2125.91 2476.4 2405.37 2625.62 2667.63 2809.36 2905.62 3044.95 3105.5 3233.2 3390.64 
61.1951 32.4371 329.428 264.758 499.917 500.037 647.424 685.368 874.173 802.369 1074.32 998.469 1212.41 1191.96 1387.26 1328.6 1640.18 1485.64 1764.67 1756.38 1914.09 1956.78 2084.64 2135.85 2336.28 2243.91 2559.11 2498.59 2714.98 2694.03 2916.38 2923.47 
61.4338 31.2121 312.229 249.575 493.076 445.805 610.833 654.319 819.069 788.256 1014.51 973.207 1192.55 1125.2 1377.48 1343.68 1559.32 1499.97 1714.9 1747.35 1919.28 1898.88 2111.04 2119.65 2327.86 2240.72 2557.33 2477.45 2708.86 2700.78 2908.83 2912.53 
62.4683 26.7393 313.046 243.013 481.437 424.261 625.909 689.55 829.719 821.082 1056.63 992.776 1276.15 1203.31 1434.38 1430.03 1612.41 1680.97 1747.57 1916.79 2003.33 2084.85 2227.25 2259.99 2542.14 2380.87 2737.04 2642.31 2960.07 2773.85 3200.09 3010.91 
54.7493 20.0261 274.248 205.761 407.271 347.993 546.781 582.342 672.256 715.521 846.525 865.556 1045.16 1022.94 1158.19 1234.71 1382.06 1359.75 1542.87 1555.26 1836.22 1582.29 2028.44 1888.17 2134.21 2117.77 2225.88 2421.55 2403.15 2503.36 2650.74 2707.74 
45.1204 15.7442 228.866 175.599 316.785 280.997 444.379 434.047 534.475 519.466 711.813 626.751 830.794 756.914 956.801 884.343 1131.67 966.455 1307.82 1120.95 1463.23 1236.83 1590.97 1468.19 1651.73 1588.05 1871.63 1693.97 2051.51 1785.85 2256.02 1943.95 
40.2662 13.1971 229.681 178.907 303.473 311.003 449.241 444.481 564.842 553.888 730.838 666.792 903.956 762.644 1023.67 975.207 1128.87 1035.95 1364.79 1173.27 1434.85 1383.74 1562.16 1573.27 1669.71 1730.35 1868.32 1895.99 1984.29 2066.63 2199.7 2193.5 
34.3775 11.5608 210.002 171.086 252.626 302.218 375.225 381.126 493.829 463.234 607.943 598.64 680.93 714.683 784.326 832.657 872.203 936.439 1012.17 1051.91 1113.44 1200.11 1258.23 1264.87 1448.91 1381.64 1550.23 1530.95 1678.48 1659.06 1782.22 1809.06 
32.388 10.5452 201.44 155.452 229.234 291.816 325.296 353.122 464.145 425.98 531.656 609.838 556.404 696.459 757.011 656.197 879.885 789.708 930.768 880.78 1054.07 972.233 1156.94 1059.28 1250.05 1188.21 1308.37 1275.98 1460.48 1324.44 1589.34 1431.62 
29.4437 9.51025 182.199 144.996 209.032 243.697 348.155 258.344 444.749 415.91 456.594 542.372 585.208 602.583 681.204 688.349 779.357 750.14 891.541 811.027 1001 886.06 1072.54 1011.14 1134.97 1075.62 1303.96 1116.36 1429.66 1233.67 1501.68 1306.83 
28.5683 7.19381 199.861 121.8 256.68 278.095 359.318 366.885 503.025 508.9 554.724 715.636 653.826 805.92 843.092 866.773 998.249 1007.75 1079.78 1183.59 1163.41 1337.4 1267.16 1467.24 1418.09 1535.37 1624.48 1558.52 1877.14 1593.61 2019.49 1789.23 
15.1197 2.77766 109.791 51.7069 136.6 128.282 174.112 169.182 251.117 199.06 310.676 267.947 334.131 328.243 382.4 351.999 438.584 405.368 472.04 454.644 535.617 489.805 585.816 557.853 616.033 625.597 658.201 662.91 733.971 687.717 795.265 730.062 
7.00282 1.11718 58.0691 25.3914 75.8126 72.1345 85.1607 93.4714 119.391 94.9506 152.386 113.643 160.691 139.239 171.16 149.56 179.122 172.549 182.319 187.494 214.876 190.2 241.446 217.481 248.437 247.999 262.039 261.573 285.797 264.013 309.4 275.313 
3.1831 0.512067 31.8825 12.9694 46.545 41.8303 43.5271 54.3425 59.735 45.4865 81.4437 53.1827 82.5283 73.9971 82.8257 79.4882 93.2994 82.0512 98.2531 92.8956 107.291 98.064 126.352 107.003 131.166 135.284 129.018 147.909 150.699 136.813 176.624 144.28 
1.19366 0.143204 12.6706 4.02707 19.6642 13.4188 18.1882 17.0886 21.4935 13.176 27.9257 16.4466 28.0162 26.2643 29.6035 26.5453 37.9144 21.5115 38.8224 26.6258 30.689 34.0481 32.89 31.4826 45.8933 31.3873 50.0136 42.6495 46.8892 48.8864 52.9771 43.9672 
0 0 0 0 0 0 0 0 0 0 0 0 0 0 0 0 0 0 0 0 0 0 0 0 0 0 0 0 0 0 0 0 
0 0 0 0 0 0 0 0 0 0 0 0 0 0 0 0 0 0 0 0 0 0 0 0 0 0 0 0 0 0 0 0 
];
addnoise = sqrt(addnoise);

rotatexyz = [0 0 0 0 0 0 0 0 0 0 0 0 0 0 0 0 0 0 0 0 0 0 0 0 0 0 0 0 0 0 0 0 
0 0 0 0 0 0 0 0 0 0 0 0 0 0 0 0 0 0 0 0 0 0 0 0 0 0 0 0 0 0 0 0 
0.557042 1.23628 1.43028 2.41149 4.46789 6.20312 6.70139 6.84245 7.94367 9.54539 10.3953 10.7798 12.0816 14.0989 14.8503 13.7456 13.1082 15.0876 18.4344 20.2461 20.054 19.8952 20.6575 21.1532 21.4488 23.9468 28.9552 31.8762 28.706 23.2459 23.9654 32.4573 
2.22817 3.90077 7.25948 11.8284 17.5824 19.1682 23.2209 29.2072 33.2778 34.6679 39.7393 46.4246 50.5914 51.9706 54.5132 57.584 61.2644 65.6287 70.6802 75.0657 79.4121 82.0245 82.4544 84.553 92.2005 99.5351 101.033 101.709 108.22 115.35 118.378 122.424 
2.70563 2.9408 8.94286 14.3687 17.7939 17.4222 28.0781 28.0535 33.6343 38.2176 43.6502 44.2712 53.0429 52.3996 58.9081 65.4388 69.4727 72.744 82.5734 78.5412 86.5823 99.4963 96.7552 90.8913 106.127 110.56 115.874 132.738 130.485 115.4 135.947 148.936 
7.32113 7.59603 25.6415 29.1839 43.2852 45.8232 69.7974 56.9782 83.014 89.6887 100.973 96.534 133.728 121.454 135.395 141.079 165.976 154.422 186.587 186.11 198.534 193.938 230.434 221.351 247.004 252.858 271.471 256.233 284.605 276.524 300.23 303.095 
11.2204 8.24889 39.1816 36.5754 65.5277 50.0623 87.4855 83.0032 119.87 90.2107 135.192 136.487 162.642 135.064 193.039 179.24 212.066 202.075 245.811 223.053 264.501 251.814 298.955 280.302 308.576 291.046 339.016 307.52 358.395 366.935 399.985 364.318 
17.2683 18.013 66.3943 74.2038 109.444 114.743 168.491 169.287 207.281 193.875 275.97 255.193 292.096 315.026 345.121 327.258 407.98 384 448.929 442.365 477.323 497.396 542.053 528.151 610.369 583.881 647.737 641.965 663.48 684.965 739.811 716.112 
29.1254 33.6543 119.118 142.792 199.427 216.668 305.489 327.477 369.214 376.287 515.617 477.228 569.761 578.894 642.931 687.734 744.508 757.543 874.721 826.848 945.335 954.819 1031.99 1068.8 1112.84 1135.25 1239.99 1236.28 1352.66 1310.73 1428.94 1474.86 
42.2556 39.7869 180.712 185.751 305.206 299.784 424.796 436.73 499.646 492.756 692.247 648.399 803.252 766.04 918.118 919.731 1009.54 1023.58 1174.61 1145 1278.57 1266.81 1419.75 1373.24 1559.93 1548.45 1636.57 1655 1798.66 1767.87 1890.98 1883.31 
44.3247 42.954 183.362 220.571 343.195 356.529 471.035 495.184 597.774 632.755 762.516 711.873 914.68 899.128 1005.01 1034.66 1144.98 1149.29 1308.87 1317.31 1434.66 1423.71 1596.78 1593.79 1667.23 1744.4 1878.71 1792.29 2027.1 2033.41 2106.14 2168.6 
43.5289 42.697 186.331 243.6 350.835 373.674 496.375 511.597 671.337 665.265 732.411 802.284 942.472 908.795 1078.91 1109.67 1237.52 1228.27 1391.73 1407.49 1520.03 1551.29 1676.05 1708.44 1844.78 1863.82 1973.65 1973.82 2119.98 2081.91 2267.81 2352.4 
46.2345 43.7621 198.615 290.172 364.21 468.691 562.142 636.281 776.582 798.832 926.665 956.256 1115.32 1165.69 1260.51 1397.64 1460.17 1447.56 1689.06 1645.75 1762.14 1888.68 1956.18 2018.5 2159.15 2176.45 2275.63 2333.7 2485.61 2470.39 2671.13 2735.19 
41.3007 37.2281 178.894 237.621 326.002 412.182 471.642 532.193 668.516 637.112 770.745 812.471 943.803 936.738 1044.65 1160.9 1194.38 1222.7 1383.65 1373.33 1531.72 1549.66 1608.36 1709.18 1812.49 1812.98 1940.16 1957.33 2097.52 2136.2 2239.05 2268.45 
42.2556 31.763 206.51 226.194 363.413 399.238 467.262 531.311 631.955 611.017 765.654 779.448 944.401 854.594 1016.22 1118.88 1211.69 1143.43 1345.13 1370.25 1482.62 1522.82 1580.79 1679.98 1825.99 1695.11 1962.87 1935.71 2095.96 2022.72 2168.46 2249.9 
45.9958 31.4138 246.358 239.467 403.035 471.444 533.954 612.545 684.647 760.669 855.095 989.278 1043.64 1046.31 1214.2 1312.91 1384.22 1340.85 1677.82 1498.56 1747.62 1758.99 1829.4 1983.07 1986.63 2090.62 2215.13 2268.14 2330.49 2377.15 2593.69 2571.1 
47.9852 27.7595 278.099 235.106 455.687 433.875 570.628 628.781 704.241 800.151 956.048 977.499 1033.89 1157.81 1290.22 1412.85 1345.46 1560.28 1591.26 1655.02 1880.9 1786.18 1992.32 1986.5 2170.78 2195.45 2418.41 2252.56 2529.07 2592.09 2641.52 2697.37 
53.0782 21.8766 354.167 224.756 574.414 434.508 743.178 606.135 1004.73 781.385 1258.72 969.694 1468.34 1198.84 1763.74 1312.45 1960.83 1628.5 2124.65 1820.05 2402.4 2017.56 2609.89 2314.71 2770.11 2594.67 2984.66 2767.15 3261.57 3014.02 3376.89 3284.43 
49.4176 20.3684 364.097 231.565 609.684 455.398 744.744 741.457 1005.2 919.86 1265 1190.92 1499.95 1423.63 1743.47 1637.13 1965.06 1915.28 2125.42 2159.2 2386.25 2350.14 2665.84 2552.87 2883.68 2812.55 3062.79 3093.12 3312.98 3214.3 3626.18 3482.35 
42.7331 15.4547 353.845 215.455 586.923 464.083 761.546 709.297 943.743 940.446 1147.89 1144.98 1414.28 1305.55 1679.98 1480.34 1876.96 1837.63 1899 2162.73 2089.09 2337.05 2372.32 2450.17 2676.28 2610.47 2857.82 2962.5 2939.98 3189.78 3269.77 3324.51 
34.3775 12.8344 289.722 187.625 475.94 448.596 583.979 706.418 711.068 884.536 894.515 1017.07 1097.38 1163.08 1240.71 1306.03 1488.81 1398.99 1660.22 1612.57 1803.18 1844.69 1923.46 2064.67 2123.64 2157.53 2414.33 2264.58 2550.88 2510.43 2673.48 2625.77 
26.2606 10.4214 215.397 144.025 362.643 311.03 487.976 452.972 594.618 585.444 667.658 724.871 778.834 779.142 885.623 926.089 994.529 975.972 1179.39 1044.94 1322.83 1128.73 1417.31 1313.4 1445.2 1470.01 1533.38 1637.61 1634.66 1708.48 1831.14 1805.78 
24.0324 9.24783 200.118 137.716 343.468 288.356 503.473 441.345 611.405 596.088 749.556 759.203 833.375 907.929 995.889 1068.55 1007.29 1354.11 1049.59 1470.64 1234.14 1499.21 1466.37 1481.52 1686.73 1583.63 1812.18 1727.52 1932.49 1896.36 2028.87 2057.07 
24.669 8.21394 228.022 132.916 421.036 329.474 622.076 505.478 848.169 654.956 1078.27 819.135 1249.67 1008.12 1486.4 1107.49 1740.33 1298.26 1906.06 1531.7 2054.83 1769.73 2172.58 1965.22 2345.32 2080.78 2511.23 2244.95 2660.59 2391.22 2824.29 2585.01 
25.9423 8.17989 233.948 140.24 422.009 316.481 639.652 531.534 723.933 879.645 780.968 1090.14 1011.2 1239.1 1176.96 1420.92 1450.45 1461.27 1786.62 1632.15 1958.28 1931.33 2144.41 2205.16 2293.98 2549.03 2415.74 2776.44 2685.61 2905.72 2889.52 3147.78 
18.5416 4.68188 190.638 106.551 346.946 250.595 597.47 290.222 836.839 473.922 893.54 721.088 1019.67 842.511 1135.9 1064.16 1086.11 1311.37 1131.65 1401.87 1261.54 1518.23 1340.22 1642.36 1487.34 1714.21 1638.75 1837.23 1785.59 1905.14 2007.05 1982.86 
17.6662 2.90182 205.884 83.6223 399.364 302.421 566.664 517.147 804.011 678.466 1056.95 869.504 1276.09 1100.35 1494.46 1323.14 1745.89 1515.06 2001.67 1730.4 2199.73 1973.56 2407.11 2147.65 2680.03 2307.23 2887.21 2575.85 2993.56 2861.81 3139.24 3047.06 
5.72958 0.917412 64.1851 27.3652 111.078 108.312 120.085 209.324 127.933 290.229 158.466 327.13 231.188 323.166 325.368 337.474 392.215 401.03 434.935 489.302 466.89 589.547 492.074 674.629 542.15 724.589 606.161 783.69 645.603 863.158 688.883 921.695 
1.35282 0.121583 14.6895 3.20507 25.152 9.9557 25.9878 11.8121 23.9537 8.90206 19.534 8.6771 16.768 9.16532 23.1314 10.2486 31.9449 17.4374 35.99 25.4069 39.7594 28.2704 42.6799 30.9976 42.2359 32.6203 44.7277 29.7255 48.4005 30.6153 45.9186 36.1359 
0 0 0 0 0 0 0 0 0 0 0 0 0 0 0 0 0 0 0 0 0 0 0 0 0 0 0 0 0 0 0 0 
0 0 0 0 0 0 0 0 0 0 0 0 0 0 0 0 0 0 0 0 0 0 0 0 0 0 0 0 0 0 0 0 
0 0 0 0 0 0 0 0 0 0 0 0 0 0 0 0 0 0 0 0 0 0 0 0 0 0 0 0 0 0 0 0 
];
rotatexyz = sqrt(rotatexyz);

another2 = [0.159155 0.0900171 1.17697 1.62906 1.54166 2.5062 2.9237 4.0141 1.85329 5.95124 5.26212 2.76102 8.66301 6.34102 5.35835 8.9796 7.82107 8.22663 5.83555 11.8364 7.29926 5.30984 13.2397 7.36241 5.5025 13.0617 8.01039 7.30472 9.57688 12.2292 6.95783 8.11473 
0.95493 1.64421 3.28324 4.50562 7.45813 7.57525 9.58943 11.9693 13.7461 12.9376 17.1574 21.001 25.2791 26.258 25.4788 25.1753 30.1808 34.1809 37.5228 35.3119 33.6976 29.9543 32.4742 36.8247 41.3953 45.6575 50.1922 50.7066 54.5066 58.1082 61.7338 61.2789 
2.14859 1.98729 10.8822 10.2442 18.9684 16.7238 26.6262 23.4678 33.4855 30.1623 34.1131 36.802 39.5969 40.5748 55.7773 48.5294 57.9172 62.7413 62.0727 56.0112 68.4341 72.5395 77.5022 71.3562 81.1578 78.0764 86.2944 75.5001 88.079 81.1002 91.3322 89.9957 
3.50141 4.57157 17.6755 20.9605 30.0065 39.6586 48.0187 60.4559 69.9856 81.3979 98.2214 95.9373 119.247 112.999 134.3 132.228 142.782 153.972 139.2 185.563 172.234 202.575 195.64 220.492 222.129 248.179 236.831 253.166 245.641 285.123 279.198 293.3 
4.53592 6.31956 22.2298 23.3834 45.4582 49.3563 61.7349 64.2346 80.5181 91.1911 98.5819 110.899 130.365 134.587 151.089 149.98 175.138 166.757 217.505 170.643 219.377 209.389 226.229 248.83 234.077 289.788 249.541 322.826 292.37 341.655 304.982 368.178 
4.77465 6.35328 21.805 30.3071 45.1299 43.5101 69.3983 76.4627 92.1037 89.4063 110.813 124.455 122.846 144.857 154.4 161.647 187.417 183.242 202.473 197.452 227.037 211.321 248.223 247.564 274.421 273.531 240.062 302.691 279.804 308.696 309.485 346.245 
6.84366 9.62304 36.4317 37.9082 64.691 74.236 94.6529 104.133 122.806 135.978 150.519 149.136 184.569 183.222 208.55 228.625 231.144 247.103 289.375 295.682 327.532 318.651 350.247 339.205 385.115 383.075 388.874 407.385 425.921 452.536 423.091 459.431 
7.00282 9.79624 33.036 40.3035 64.9318 70.342 104.185 97.8661 122.6 140.092 160.086 166.827 181.664 182.993 215.067 218.692 245.163 251.665 273.44 282.058 300.179 300.308 347.076 343.386 367.037 364.175 387.603 386.944 402.209 435.79 453.618 453.678 
8.99225 13.2996 43.9458 56.7 82.9829 97.6896 116.383 136.135 176.069 169.853 199.32 233.623 252.242 253.791 273.713 288.606 315.995 320.604 341.702 352.941 387.807 405.401 425.851 449.219 494.708 484.726 528.01 544.439 552.467 565.44 574.598 597.799 
8.8331 12.6217 43.1205 48.3916 82.2813 84.772 128.754 129.853 161.39 169.923 193.5 192.596 227.367 243.501 278.092 255.807 288.876 309.078 337.908 343.819 385.811 372.831 411.178 407.719 429.588 454.735 481.189 475.879 539.129 531.241 554.435 582.864 
10.5042 16.57 48.3615 60.4985 95.5539 106.975 138.934 142.849 184.245 188.062 230.678 250.909 261.734 275.88 324.57 336.998 369.406 354.515 387.032 403.622 438.163 453.841 489.985 492.978 522.695 530.115 577.697 601.23 622.584 638.451 697.724 703.261 
11.3796 15.9961 58.6676 63.3979 109.645 115.185 158.935 168.775 212.074 223.329 263.196 259.04 309.543 315.335 335.489 343.541 400.37 413.478 432.962 433.46 484.856 476.048 529.892 531.405 563.365 576.607 599.889 614.788 669.239 658.737 709.126 730.988 
11.857 17.9106 55.138 67.4361 104.66 123.5 164.436 172.632 217.142 221.972 260.722 290.081 325.573 331.185 372.606 381.994 407.219 426.692 488.339 485.251 498.604 510.726 544.26 568.778 619.751 619.592 666.244 656.297 664.753 719.176 762.694 761.956 
14.1648 19.9598 76.968 79.8675 139.433 144.084 196.641 203.246 245.947 257.669 325.275 310.013 367.496 381.802 417.361 437.711 490.138 472.735 516.039 535.203 611.718 595.957 642.675 644.586 676.235 688.773 747.253 729.974 803.819 789.296 826.09 846.869 
14.0852 20.4754 68.0428 82.6632 126.608 144.501 198.447 215.122 278.153 289.223 326.63 350.92 386.974 398.218 461.092 456.128 496.304 529.214 576.047 566.538 591.734 615.641 670.235 669.927 718.718 734.927 775.52 802.065 846.98 827.018 857.105 893.464 
15.5176 23.6272 73.6868 89.8041 142.841 163.324 214.437 234.45 283.692 303.641 358.338 366.795 446.119 457.178 483.831 529.012 574.985 579.218 622.048 661.92 718.213 710.007 748.063 767.522 823.25 832.187 880.024 884.217 927.582 956.766 1009.25 1004.33 
16.393 22.8298 81.4888 92.0832 158.317 168.135 232.149 243.301 302.177 318.99 388.775 416.295 462.069 482.933 554.252 549.171 626.244 624.225 696.556 689.578 738.507 753.385 810.313 821.841 873.131 889.824 949.058 930.52 983.747 975.259 1050.6 1062.85 
20.6901 29.5125 112.129 113.786 203.954 207.822 287.83 296.858 370.975 381.173 463.96 472.305 568.392 554.819 659.015 663.497 727.027 743.2 821.076 848.129 910.604 923.428 987.421 985.499 1075.7 1067.09 1165.4 1151.87 1230.02 1202.76 1287.5 1290.87 
27.2951 41.194 149.243 141.007 266.147 258.62 372.816 365.559 481.522 469.629 571.496 576.755 670.325 690.665 794.145 776.509 912.602 900.033 1010.16 996.364 1106.42 1088.64 1188.05 1201.23 1313.13 1288.56 1401.73 1375.49 1466.06 1474.19 1605.62 1549.13 
25.8627 42.0666 117.443 155.59 197.166 278.58 324.721 374.218 454.394 505.112 571.553 610.277 685.301 730.412 783.284 834.011 888.211 961.052 999.41 1039.46 1112.33 1182.48 1236.48 1271.17 1319.27 1388.84 1439.71 1504.57 1553.92 1611.24 1650.01 1743.35 
16.7113 26.5269 54.2916 107.06 117.699 181.929 235.311 276.62 338.418 368.861 384.699 456.115 484.168 517.938 542.128 589.093 640.914 672.826 686.582 744.014 776.201 809.187 854.184 908.627 943.063 985.623 1024.47 1067.25 1106.63 1153.1 1193.24 1211.76 
13.5282 21.0888 35.2012 91.5303 104.455 152.935 219.645 228.065 237.186 318.806 330.213 348.588 420.956 466.307 473.269 510.573 530.263 554.725 602.071 631.391 649.613 694.929 744.924 775.065 790.857 828.605 886.77 905.933 920.733 985.726 1024.1 1032.97 
9.15141 13.6577 21.276 68.3147 82.0291 100.712 149.675 167.116 145.333 208.958 272.297 264.652 279.731 337.116 332.316 327.907 391.106 428.028 416.258 439.086 472.42 473.807 499.293 548.805 560.804 560.085 596.77 636.609 647.872 663.145 700.93 728.114 
9.07183 13.8006 17.485 67.8375 93.1688 101.414 128.403 157.846 157.044 213.436 285.503 280.178 259.312 314.388 371.138 380.497 405.605 438.901 435.175 443.781 500.787 542.214 538.485 536.929 563.78 600.673 628.922 644.822 656.227 670.433 691.802 725.966 
10.0268 14.9852 16.9774 78.5911 117.384 107.183 110.719 177.179 224.971 247.516 271.972 293.122 316.284 371.713 425.874 429.547 424.063 465.22 525.316 549.876 545.119 557.411 600.693 638.129 647.66 659.501 690.584 715.634 732.669 761.144 786.031 797.854 
6.92324 9.83057 12.4539 59.0119 83.4986 67.6797 72.8233 138.044 173.312 163.225 168.818 211.25 250.158 266.046 268.217 278.553 315.124 349.276 346.63 342.368 377.066 410.15 406.612 407.968 437.879 461.096 467.389 478.898 495.199 512.464 536.655 552.089 
3.1831 4.31298 5.90793 29.3558 38.2959 26.0151 32.6295 71.8635 80.8076 60.0224 71.2953 111.443 117.555 98.4683 111.081 142.454 145.661 135.404 146.853 166.534 171.684 172.169 180.124 192.418 205.313 213.361 215.346 226.421 249.478 259.334 253.94 266.922 
0 0 0 0 0 0 0 0 0 0 0 0 0 0 0 0 0 0 0 0 0 0 0 0 0 0 0 0 0 0 0 0 
0 0 0 0 0 0 0 0 0 0 0 0 0 0 0 0 0 0 0 0 0 0 0 0 0 0 0 0 0 0 0 0 
0 0 0 0 0 0 0 0 0 0 0 0 0 0 0 0 0 0 0 0 0 0 0 0 0 0 0 0 0 0 0 0 
0 0 0 0 0 0 0 0 0 0 0 0 0 0 0 0 0 0 0 0 0 0 0 0 0 0 0 0 0 0 0 0 
0 0 0 0 0 0 0 0 0 0 0 0 0 0 0 0 0 0 0 0 0 0 0 0 0 0 0 0 0 0 0 0 
];
another2 = sqrt(another2);

bar3(origin);view([60,-60,60]);set(gcf,'renderer','zbuffer');
figure,
bar3(rotatexyz);view([60,-60,60]);set(gcf,'renderer','zbuffer');set(gca, 'ZLim', [0.0 60.0]);
figure,
% bar3(addnoise);view([60,-60,60]);set(gcf,'renderer','zbuffer');
% figure,
bar3(phi_changed);view([60,-60,60]);set(gcf,'renderer','zbuffer');
figure,
bar3(theta_changed);view([60,-60,60]);set(gcf,'renderer','zbuffer');
% figure,
% bar3(another);view([60,-60,60]);set(gcf,'renderer','zbuffer');
% bar3(another2);view([60,-60,60]);set(gcf,'renderer','zbuffer');

max(origin(:))
max(rotatexyz(:))

origin_phi_changed = abs(origin-phi_changed);
origin_phi_changed = sum(origin_phi_changed(:))

origin_rotatexyz = abs(origin-rotatexyz);
origin_rotatexyz = sum(origin_rotatexyz(:))

origin_theta_changed = abs(origin-theta_changed);
origin_theta_changed = sum(origin_theta_changed(:))

origin_another = abs(origin-another);
origin_another = sum(origin_another(:))

origin_another2 = abs(origin-another2);
origin_another2 = sum(origin_another2(:))

origin_addnoise = abs(origin-addnoise);
origin_addnoise = sum(origin_addnoise(:))

phi_changed_rotatexyz = abs(phi_changed-rotatexyz);
phi_changed_rotatexyz = sum(phi_changed_rotatexyz(:))
